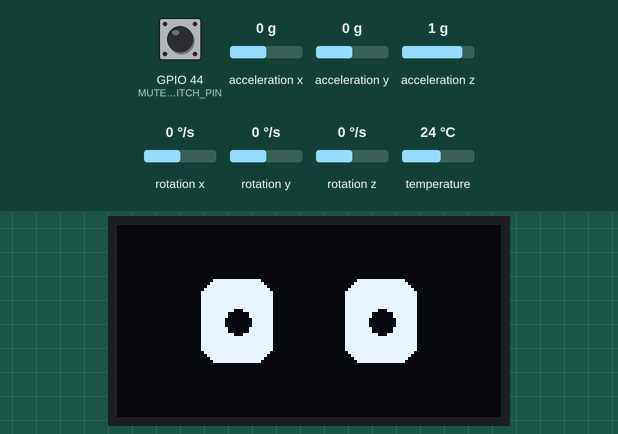
Simulated run of this program. Board: ESP32-S3. Shown: 128×64 one-colour display. The test bench sets the inputs (shaded band); at power-on: GPIO 44 (MUTE_SWITCH_PIN) HIGH, acceleration x 0 g, acceleration y 0 g, acceleration z 1 g, rotation x 0 °/s, rotation y 0 °/s, rotation z 0 °/s, temperature 24 °C. I2S audio is not simulated (input reads silence); what the program prints to the serial monitor is not drawn.

Above: at 1.2 s.
1.3 s: GPIO 44 (MUTE_SWITCH_PIN) pulled LOW for 0.15 s
At 2.0 s:
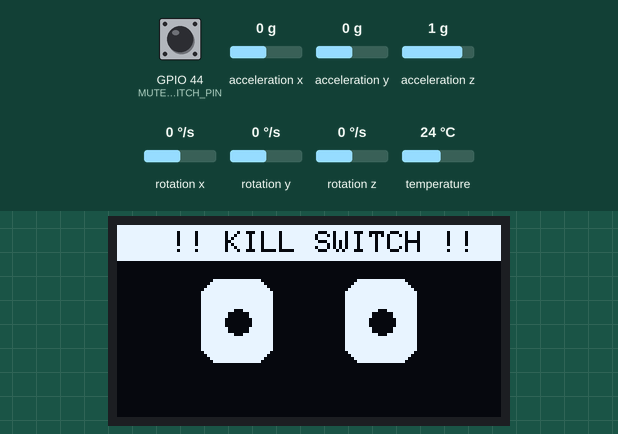
4.4 s: GPIO 44 (MUTE_SWITCH_PIN) pulled LOW for 1 s
At 5.2 s:
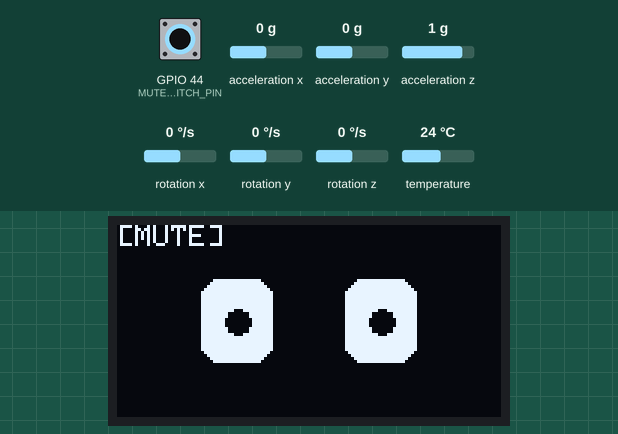
8.4 s: GPIO 44 (MUTE_SWITCH_PIN) pulled LOW for 3.2 s
At 10.26 s:
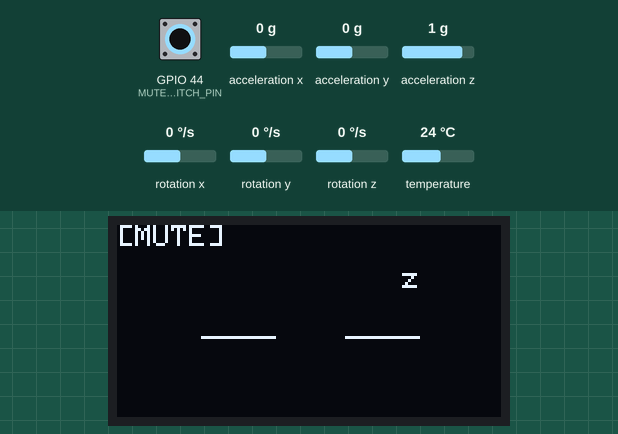
12.2 s: GPIO 44 (MUTE_SWITCH_PIN) pulled LOW for 0.15 s
At 12.63 s:
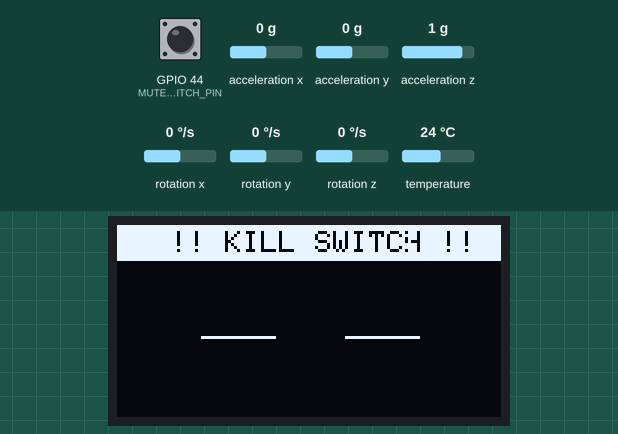
12.9 s: GPIO 44 (MUTE_SWITCH_PIN) pulled LOW for 3.2 s
At 14.98 s:
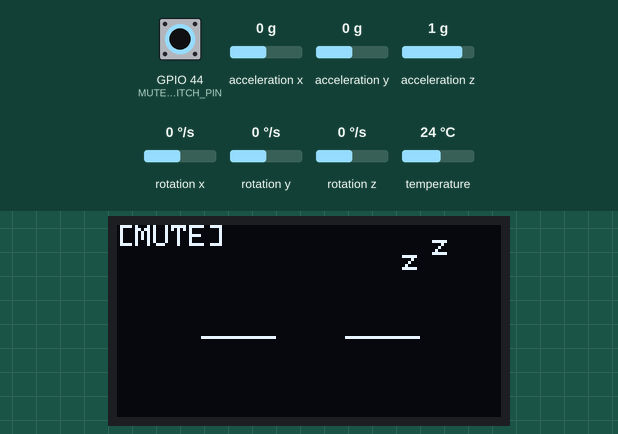
Timing chart, 0 to 16.5 s (numbered marks = the images above; inputs shaded):
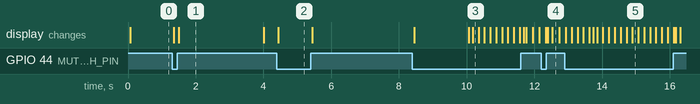

The program:

main.cpp
```cpp
#include <Arduino.h>
#include <SPI.h>
#include <Wire.h>
#include <Adafruit_GFX.h>
#include <Adafruit_SSD1306.h>
#include <Adafruit_MPU6050.h>
#include <Adafruit_Sensor.h>
#include <driver/i2s.h>
#include <math.h>

// --- Распиновка ---
#define OLED_MOSI   11
#define OLED_CLK    12
#define OLED_DC     13
#define OLED_CS     10
#define OLED_RESET  1

#define I2C_SDA_PIN 8
#define I2C_SCL_PIN 9

#define I2S_MIC_PORT I2S_NUM_0
#define MIC_WS_PIN   4
#define MIC_SCK_PIN  5
#define MIC_SD_PIN   6

// Пин для одинарного тумблера
#define MUTE_SWITCH_PIN 44 // Используем пин RX

Adafruit_SSD1306 display(128, 64, OLED_MOSI, OLED_CLK, OLED_DC, OLED_RESET, OLED_CS);
Adafruit_MPU6050 mpu;
bool mpu_ok = false;

enum MalvicState { ASLEEP, AWAKE };
MalvicState currentState = ASLEEP;

unsigned long lastActivityTime = 0;
const unsigned long AWAKE_DURATION = 10000;
const float SHAKE_THRESHOLD = 20.0f;
const int AUDIO_WAKE_THRESHOLD = 8000;

int z_offset = 0;
bool is_muted = false;

// Переменные для отслеживания двойного щелчка (Kill Switch)
volatile uint32_t last_edge_ms = 0;
volatile uint8_t toggle_EdgeCount = 0;
volatile bool kill_switch_triggered = false;
uint32_t kill_banner_until_ms = 0;

// Обработчик прерывания от тумблера
void IRAM_ATTR onSwitchChange() {
    uint32_t now = millis();
    if (now - last_edge_ms > 40) { // Антидребезг контактов (40 мс)
        if (now - last_edge_ms < 600) { // Если прошло меньше 600 мс между щелчками
            toggle_EdgeCount++;
            if (toggle_EdgeCount >= 2) {
                kill_switch_triggered = true;
                toggle_EdgeCount = 0; // Сбрасываем счетчик
            }
        } else {
            toggle_EdgeCount = 1;
        }
        last_edge_ms = now;
    }
}

void setupI2SMic() {
    gpio_set_pull_mode((gpio_num_t)MIC_SD_PIN, GPIO_PULLDOWN_ONLY);

    i2s_config_t mic_cfg = {
        .mode = (i2s_mode_t)(I2S_MODE_MASTER | I2S_MODE_RX),
        .sample_rate = 16000,
        .bits_per_sample = I2S_BITS_PER_SAMPLE_32BIT,
        .channel_format = I2S_CHANNEL_FMT_ONLY_LEFT,
        .communication_format = I2S_COMM_FORMAT_STAND_I2S,
        .intr_alloc_flags = ESP_INTR_FLAG_LEVEL1,
        .dma_buf_count = 4,
        .dma_buf_len = 256,
        .use_apll = false
    };

    i2s_pin_config_t mic_pins = {
        .bck_io_num = MIC_SCK_PIN,
        .ws_io_num = MIC_WS_PIN,
        .data_out_num = I2S_PIN_NO_CHANGE,
        .data_in_num = MIC_SD_PIN
    };

    i2s_driver_install(I2S_MIC_PORT, &mic_cfg, 0, NULL);
    i2s_set_pin(I2S_MIC_PORT, &mic_pins);
    gpio_pulldown_en((gpio_num_t)MIC_SD_PIN);
}

void setup() {
    Serial.begin(115200);

    // Настройка пина тумблера
    pinMode(MUTE_SWITCH_PIN, INPUT_PULLUP);
    // Привязываем прерывание, чтобы ловить щелчки мгновенно
    attachInterrupt(digitalPinToInterrupt(MUTE_SWITCH_PIN), onSwitchChange, CHANGE);

    display.begin(SSD1306_SWITCHCAPVCC);
    Wire.begin(I2C_SDA_PIN, I2C_SCL_PIN, 400000);
    mpu_ok = mpu.begin(0x68, &Wire);

    if (mpu_ok) {
        mpu.setAccelerometerRange(MPU6050_RANGE_4_G);
        mpu.setFilterBandwidth(MPU6050_BAND_21_HZ);
    }

    setupI2SMic();
    lastActivityTime = millis();
    currentState = AWAKE;
}

int getAudioPeak() {
    // Если включен программный Mute — возвращаем тишину
    if (is_muted) return 0;

    int32_t raw_samples[128];
    size_t bytes_read = 0;
    i2s_read(I2S_MIC_PORT, raw_samples, sizeof(raw_samples), &bytes_read, 0);

    int samples_read = bytes_read / sizeof(int32_t);
    int max_amp = 0;

    for (int i = 0; i < samples_read; i++) {
        int16_t sample = (int16_t)(raw_samples[i] >> 14);
        if (abs(sample) > max_amp) {
            max_amp = abs(sample);
        }
    }
    return max_amp;
}

void drawScreen(int eye_dx, int eye_dy, bool kill_banner) {
    display.clearDisplay();

    // Верхняя панель статусов
    display.setTextSize(1);
    if (kill_banner) {
        display.fillRect(0, 0, 128, 12, SSD1306_WHITE);
        display.setTextColor(SSD1306_BLACK);
        display.setCursor(18, 2);
        display.print("!! KILL SWITCH !!");
    } else if (is_muted) {
        display.setTextColor(SSD1306_WHITE);
        display.setCursor(0, 0);
        display.print("[MUTE]");
    }

    display.setTextColor(SSD1306_WHITE);
    int lx = 40, rx = 88, ey = 32;

    if (currentState == ASLEEP) {
        // Закрытые глаза
        display.drawLine(lx - 12, ey + 5, lx + 12, ey + 5, SSD1306_WHITE);
        display.drawLine(rx - 12, ey + 5, rx + 12, ey + 5, SSD1306_WHITE);

        z_offset++;
        if(z_offset > 60) z_offset = 0;
        if(z_offset > 0)  { display.setCursor(95, 15 - (z_offset/3)); display.print("z"); }
        if(z_offset > 20) { display.setCursor(105, 10 - (z_offset/3)); display.print("z"); }
        if(z_offset > 40) { display.setCursor(115, 5 - (z_offset/3)); display.print("Z"); }
    } else {
        // Открытые глаза со смещением зрачков
        lx += constrain(eye_dx, -12, 12);
        rx += constrain(eye_dx, -12, 12);
        ey += constrain(eye_dy, -8, 8);

        display.fillRoundRect(lx - 12, ey - 14, 24, 28, 6, SSD1306_WHITE);
        display.fillRoundRect(rx - 12, ey - 14, 24, 28, 6, SSD1306_WHITE);
        display.fillCircle(lx + (eye_dx / 3), ey + (eye_dy / 3), 4, SSD1306_BLACK);
        display.fillCircle(rx + (eye_dx / 3), ey + (eye_dy / 3), 4, SSD1306_BLACK);
    }

    display.display();
}

void loop() {
    uint32_t now = millis();
    bool activityDetected = false;
    int eye_dx = 0, eye_dy = 0;

    // Читаем тумблер (LOW = Mute включен)
    is_muted = (digitalRead(MUTE_SWITCH_PIN) == LOW);

    // Отработка двойного щелчка
    if (kill_switch_triggered) {
        kill_switch_triggered = false;
        kill_banner_until_ms = now + 2500;
        Serial.println("[EVENT] Сработал KILL SWITCH! Отправка команды на ПК...");
        // Здесь в будущем будет отправка по WebSocket на ПК
    }

    int mic_peak = getAudioPeak();
    if (mic_peak > AUDIO_WAKE_THRESHOLD) {
        activityDetected = true;
    }

    if (mpu_ok) {
        sensors_event_t a, g, temp;
        mpu.getEvent(&a, &g, &temp);

        eye_dx = (int)(a.acceleration.y * -2.0f);
        eye_dy = (int)(a.acceleration.x * -1.5f);

        float total_accel = sqrtf(a.acceleration.x*a.acceleration.x + a.acceleration.y*a.acceleration.y + a.acceleration.z*a.acceleration.z);
        if (total_accel > SHAKE_THRESHOLD) {
            activityDetected = true;
        }
    }

    if (activityDetected) {
        lastActivityTime = now;
        if (currentState == ASLEEP) {
            currentState = AWAKE;
            Serial.println("[MALVIC] Проснулся!");
        }
    }

    if (currentState == AWAKE && (now - lastActivityTime > AWAKE_DURATION)) {
        currentState = ASLEEP;
        Serial.println("[MALVIC] Заснул...");
    }

    // Отрисовка
    drawScreen(eye_dx, eye_dy, (now < kill_banner_until_ms));

    if (currentState == ASLEEP) {
        delay(30);
    }
}
```

Measured:
- after the input at 1.3 s, the display: first changes after 0.05 s (image 1 shows a later state)
- after the input at 4.4 s, the display: changes at once (image 2)
- after the input at 8.4 s, the display: first changes after 0.05 s (image 3 shows a later state)
- after the input at 12.2 s, the display: first changes after 0.13 s (image 4 shows a later state)
- what the display in image 1 shows lasts 2.5 s, from 1.5 s to 4.0 s
